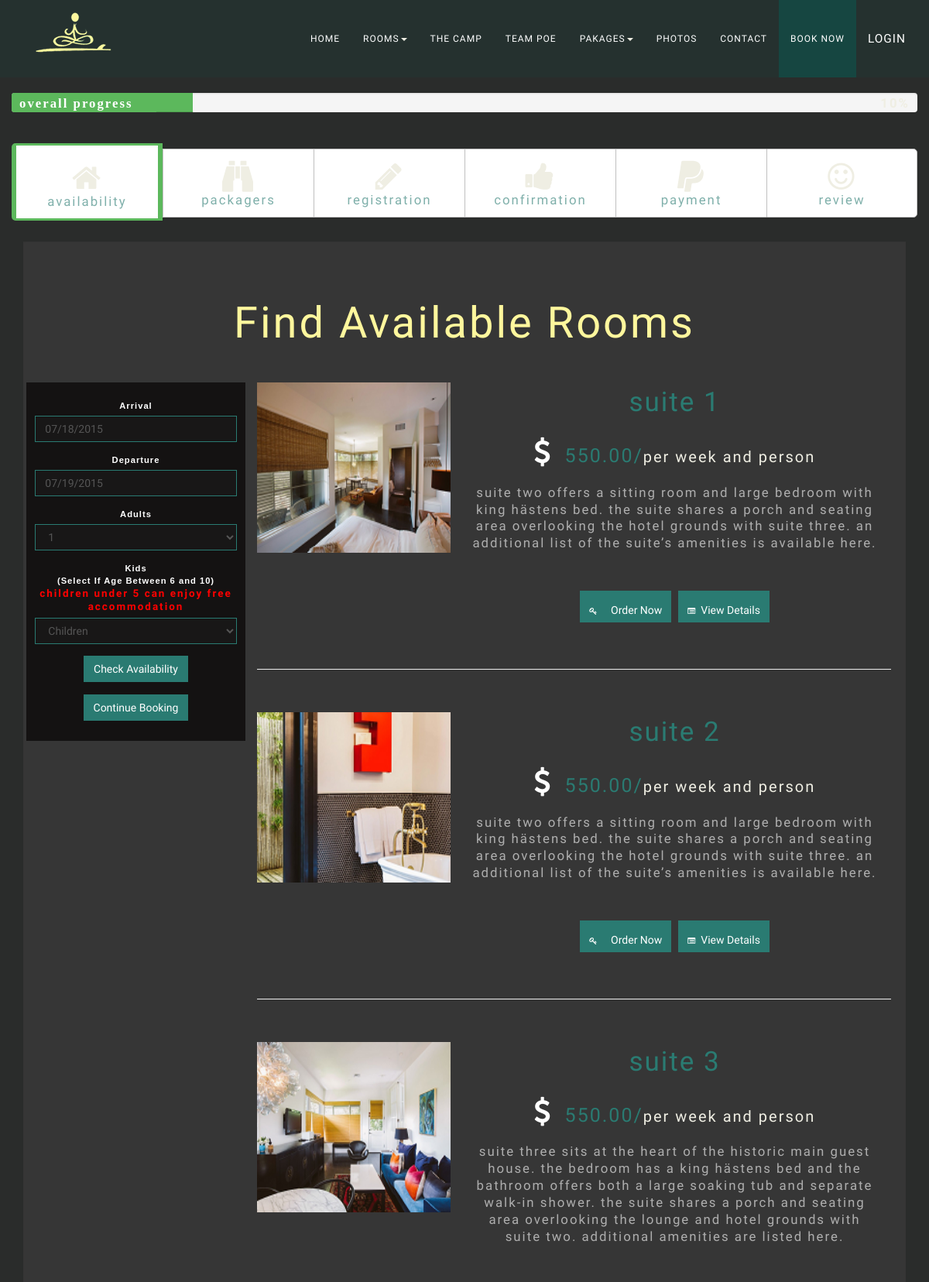
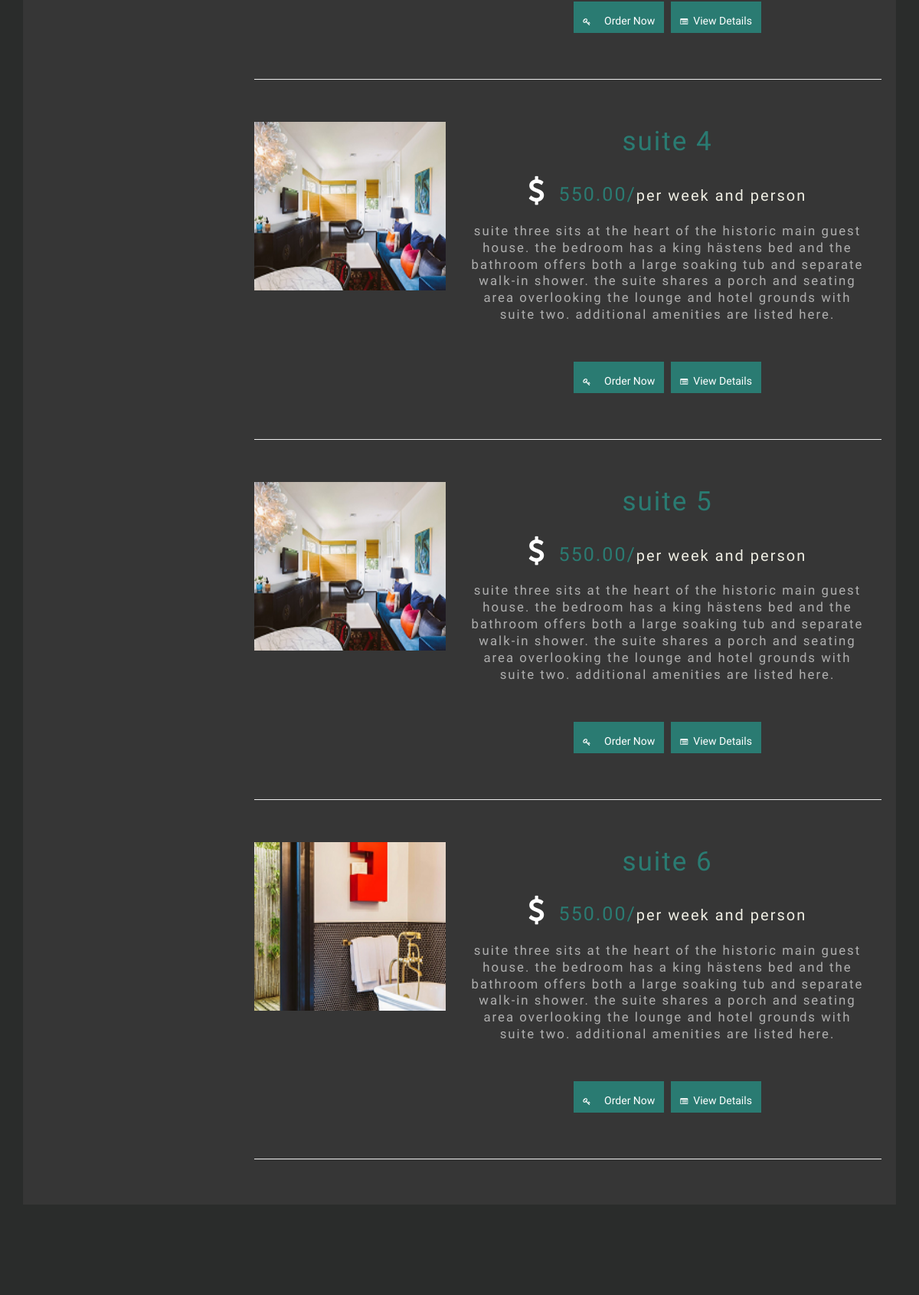
The app's page /index.php/room/availabe_rooms (upper part) with its own data (2 pictures, top to bottom).
### tables this page shows
CREATE TABLE IF NOT EXISTS `rooms` (
  `rm_id` int(11) NOT NULL AUTO_INCREMENT,
  `rm_name` varchar(200) NOT NULL,
  `rm_comments` varchar(1000) NOT NULL,
  `rm_cover_img` varchar(500) NOT NULL,
  `rm_available` int(2) NOT NULL,
  `max_no_of_guest` int(11) NOT NULL,
  `rm_detail` varchar(1000) NOT NULL,
  `rm_addtional_details` varchar(1000) NOT NULL,
  `rm_amount` double(10,2) NOT NULL,
  `rm_discount_amount` double(10,2) NOT NULL,
  PRIMARY KEY (`rm_id`)
);

### application/controllers/Room.php (called while the page is built, shortened)
<?php
class Room extends CI_Controller {
    public function availabe_rooms() {
        $tot_no_guest = "";
        $checkin = $this->input->post("arrive");
        $checkout = $this->input->post("depart");
        if ($checkin == "" || $checkout == "") {
            $checkin = date('Y-m-d');
            $checkout = date('Y-m-d', time() + 86400);
        }
        if ($this->input->post("adult") == "" && $this->input->post("child") == "") {
            $tot_no_guest = 1;
        } else {
            $tot_no_guest = $this->input->post("child") + $this->input->post("adult");
        }
        $no_of_weeks = $this->NoOfWeeks(date("m/d/Y", strtotime($checkin)), date("m/d/Y", strtotime($checkout)));
        $booking_data = array(
            'check_in' => date("Y-m-d", strtotime($checkin)),
            'check_out' => date("Y-m-d", strtotime($checkout)),
            'adult' => $this->input->post("adult"),
            'child' => $this->input->post("child"),
            'no_of_guest' => $tot_no_guest,
            'no_of_weeks' => $no_of_weeks);
        $booking_data['avi_details'] = $this->roommodel->availableRooms($booking_data);
        $booking_data['check_in'] = date("m/d/Y", strtotime($checkin));
        $booking_data['check_out'] = date("m/d/Y", strtotime($checkout));
        if (!empty($this->input->post("room_home_id"))) {
            $booking_data['pack_details'] = $this->Packagemodel->getAvailabePackagers($booking_data, $this->input->post("room_id"));
        } else {
            $booking_data['pack_details'] = $this->Packagemodel->getAvailabePackagers($booking_data);
        }
        $this->load->view('available_rooms', $booking_data);
    }
    function NoOfWeeks($date1, $date2) {
        $first = DateTime::createFromFormat('m/d/Y', $date1);
        $second = DateTime::createFromFormat('m/d/Y', $date2);
        return floor($first->diff($second)->days / 7) + 1;
    }
}

### index.php (called while the page is built, shortened)
<?php
require_once BASEPATH.'core/CodeIgniter.php';

### application/models/Roommodel.php (called while the page is built, shortened)
<?php
class roommodel extends CI_Model {
    function availableRooms($booking_data, $room_id = null) {
        $query = "SELECT rs.rm_id,rs.rm_name,rs.rm_comments,rs.rm_cover_img,rs.rm_available,rs.max_no_of_guest,rs.rm_detail,rs.rm_addtional_details,rs.rm_amount,rs.rm_amount*" . $booking_data['no_of_weeks'] * $booking_data['no_of_guest'] . " as tot_rm_amount from rooms as rs where ((rs.max_no_of_guest <= '" . $booking_data['no_of_guest'] . "') OR (rs.max_no_of_guest > '" . $booking_data['no_of_guest'] . "' AND rs.max_no_of_guest = '2')) AND not exists (select bl.* from booking_linked as bl where bl.room_id = rs.rm_id and ((DATE(bl.check_in) >= '" . $booking_data['check_in'] . "' and DATE(bl.check_out) <= '" . $booking_data['check_out'] . "') or (DATE(bl.check_in) <= '" . $booking_data['check_in'] . "' and DATE(bl.check_out) >= '" . $booking_data['check_out'] . "') or (DATE(bl.check_in) >= '" . $booking_data['check_in'] . "' and DATE(bl.check_out) >= '" . $booking_data['check_out'] . "' and DATE(bl.check_in) <= '" . $booking_data['check_out'] . "') or (DATE(bl.check_in) <= '" . $booking_data['check_in'] . "' and DATE(bl.check_out) <= '" . $booking_data['check_out'] . "' and DATE(bl.check_out) >= '" . $booking_data['check_in'] . "')))";
        $result_query = $this->db->query($query);
        return $result_query->result();
    }
}

### application/views/available_rooms.php (the view, shortened to what this page needs)
?><!DOCTYPE html>
<html class="no-js">
    <head>
        <link rel="stylesheet" href="//code.jquery.com/ui/1.11.4/themes/smoothness/jquery-ui.css">
        <?php include_once './resoures/imports/baseimports.php'; ?>
        <link rel="stylesheet" href="<?php echo base_url(); ?>resoures/css/booking_guide.css">
        <link rel="stylesheet" href="<?php echo base_url(); ?>resoures/css/preloader.css">
    </head>
    <body id="body" class="body">
        <?php include_once './resoures/imports/temp_header.php'; ?>
        <div class="container" id="booking">
            <div class="row">
                <div class="progress" id="progress1">
                    <span class="progress-type" style="font-family: cursive; color: #fff; background-color: #5CB85C;">Overall Progress</span>
                    <span class="progress-completed">10%</span>
                </div>
            </div>
            <div class="row">
                <div class=" step">
                    <div id="div1" class="col-md-2 col-sm-10 col-xs-8 col-sm-offset-2 col-md-offset-0 col-xs-offset-2  col-lg-offset-0 activestep">
                        <span class="fa fa-home"></span>
                        <p>Availability</p>
                    </div>
                    <div id="pack" class="col-md-2 col-sm-10 col-xs-8 col-sm-offset-2 col-md-offset-0 col-xs-offset-2  col-lg-offset-0 ">
                        <span class="fa fa-binoculars"></span>
                        <p>Packagers</p>
                    </div>
                    <div id="register" class="col-md-2 col-sm-10 col-xs-8 col-sm-offset-2 col-md-offset-0 col-xs-offset-2  col-lg-offset-0 ">
                        <span class="fa fa-pencil"></span>
                        <p>Registration</p>
                    </div>
                    <div id="invoice" class="col-md-2 col-sm-10 col-xs-8 col-sm-offset-2 col-md-offset-0 col-xs-offset-2  col-lg-offset-0 " onclick="javascript: resetActive(event, 40, 'step-4');">
                        <span class="fa fa-thumbs-up"></span>
                        <p>Confirmation</p>
                    </div>
                    <div class="col-md-2 col-sm-10 col-xs-8 col-sm-offset-2 col-md-offset-0 col-xs-offset-2  col-lg-offset-0 " onclick="javascript: resetActive(event, 80, 'step-5');">
                        <span class="fa fa-paypal"></span>
                        <p>Payment </p>
                    </div>
                    <div id="last" class="col-md-2 col-sm-10 col-xs-8 col-sm-offset-2 col-md-offset-0 col-xs-offset-2  col-lg-offset-0 " onclick="javascript: resetActive(event, 100, 'step-6');">
                        <span class="fa fa-smile-o"></span>
                        <p>Review </p>
                    </div>
                </div>
            </div>
              <div class="row setup-content step activeStepInfo" id="step-1">
                <div class="col-xs-12">
                    <div class="col-sm-12 well text-center">
                        <h1>Find Available Rooms</h1>
                        <div class="row">
                            <?php
                            if (!empty($check_in && $check_out)) {
                                ?>
                                <div class="col-sm-3 selection">
                                    <form id="checkinform" style="margin-top: 10px;" method="POST" action="">
                                        <div class="form-group" >
                                            <label style="font-family: sans-serif; color: white; ;">Arrival</label>
                                            <input type="text"  id="checkin" value="<?php echo $check_in; ?>" onchange="validate(this);" class="form-control" placeholder="Check in" name="arrive" class="required" />
                                        </div>
                                        <div class="form-group">
                                            <label style="font-family: sans-serif; color: white; ;">Departure</label>
                                            <input type="text" id="checkout" value="<?php echo $check_out; ?>" onchange="validate(this);" class="form-control" placeholder="Check out" name="depart" class="required" />
                                        </div>
                                        <div class="form-group">
                                            <label style="font-family: sans-serif; color: white; ;">Adults</label>
                                            <select id="adult" class="form-control" name="adult" onchange="check_availability();" style=" font-size:14px;">
                                                <option selected value="1">1</option>
                                            </select>
                                        </div>
                                        <div class="form-group">
                                            <label style="font-family: sans-serif; color: white; ;" >Kids <br>(Select If Age Between 6 and 10)<br><span style="color: red">Children under 5 can enjoy free accommodation</span></label>
                                            <select id="child" class="form-control" onchange="check_availability();" name="child"  style=" font-size:14px;">
                                                <option disabled selected value="0">Children</option>
                                            </select>
                                        </div>
                                        <div class="form-group">
                                            <button type="button" class="btn btn-warning" onclick="check_availability();">Check Availability</button><br><br>
                                            <button type="button" class="btn btn-warning" onclick="continue_booking();">Continue Booking</button>
                                        </div>
                                    </form>
                                    <?php
                                }
                                ?>
                            </div>
                            <div id="hotel_details" class="col-sm-9">
                                <?php
                                if (!empty($avi_details)) {
                                    foreach ($avi_details as $room) {
                                        echo "<div class='media list-group'>";
                                        echo "<a class='pull-left' href='#' data-toggle='modal' data-target='#sigiriya'>";
                                        echo "<img class='media-object' style='width: 250px; height: 220px;' width src='" . base_url() . $room->rm_cover_img . "' alt='Media Object'>";
                                        echo "</a>";
                                        echo "<div class='media-body'>";
                                        echo "<h4 class='media-heading'><span style='font-size: 35px; color:#2a7b72; padding:0px;'>" . $room->rm_name . "</span></h4>";
                                        echo "<span style='font-size: 25px; color:#2a7b72;'><i class='fa fa-dollar'></i>&nbsp;&nbsp;" . $room->rm_amount . "/<span style='font-size: 20px;'>Per Week and Person</span></span><br>";
                                        echo "<p style='color: #ffffff; margin-top: 20px; padding-left:15px;  padding-right:15px; padding-top:0;  padding-bottom:0;'>" . $room->rm_detail . "</p>";
                                        echo "<br><br><button id='" . $room->rm_id . "' type='button' class='btn btn-success order'><i  style='font-size: 10px;    padding-right:11px' class='fa fa-key'></i>&nbsp;&nbsp;Order Now</button>&nbsp;&nbsp;";
                                        echo "<button type='button' class='btn btn-success view' id='" . $room->rm_id . "' data-toggle='modal' data-target='#sigiriya'><i style='font-size: 10px;' class='fa fa-list-alt'></i>&nbsp;&nbsp;View Details</button>";
                                        echo "</div>";
                                        echo "</div></br><hr 'isplay: block; height: 1px; border: 0; border-top: 1px solid #2a7b72;; margin: 1em 0; padding: 0;'><br>";
                                    }
                                }
                                ?>
                            </div>
                        </div>
                    </div>
                </div>
            </div>
        </div>
    </body>
</html>
</body>
</html>

### records on screen
rooms: rm_cover_img (picture), rm_name "suite 1", rm_amount "550.00", rm_detail "suite two offers a sitting room and large bedroom with king hästens bed. the suite shares a porch and seating area overlooking the hotel grounds with suite three. an additional list of the suite’s amenities is available here."
rooms: rm_cover_img (picture), rm_name "suite 2", rm_amount "550.00", rm_detail "suite two offers a sitting room and large bedroom with king hästens bed. the suite shares a porch and seating area overlooking the hotel grounds with suite three. an additional list of the suite’s amenities is available here."
rooms: rm_cover_img (picture), rm_name "suite 3", rm_amount "550.00", rm_detail "suite three sits at the heart of the historic main guest house. the bedroom has a king hästens bed and the bathroom offers both a large soaking tub and separate walk-in shower. the suite shares a porch and seating area overlooking the lounge and hotel grounds with suite two. additional amenities are listed here."
rooms: rm_cover_img (picture), rm_name "suite 4", rm_amount "550.00", rm_detail "suite three sits at the heart of the historic main guest house. the bedroom has a king hästens bed and the bathroom offers both a large soaking tub and separate walk-in shower. the suite shares a porch and seating area overlooking the lounge and hotel grounds with suite two. additional amenities are listed here."
rooms: rm_cover_img (picture), rm_name "suite 5", rm_amount "550.00", rm_detail "suite three sits at the heart of the historic main guest house. the bedroom has a king hästens bed and the bathroom offers both a large soaking tub and separate walk-in shower. the suite shares a porch and seating area overlooking the lounge and hotel grounds with suite two. additional amenities are listed here."
rooms: rm_cover_img (picture), rm_name "suite 6", rm_amount "550.00", rm_detail "suite three sits at the heart of the historic main guest house. the bedroom has a king hästens bed and the bathroom offers both a large soaking tub and separate walk-in shower. the suite shares a porch and seating area overlooking the lounge and hotel grounds with suite two. additional amenities are listed here."
